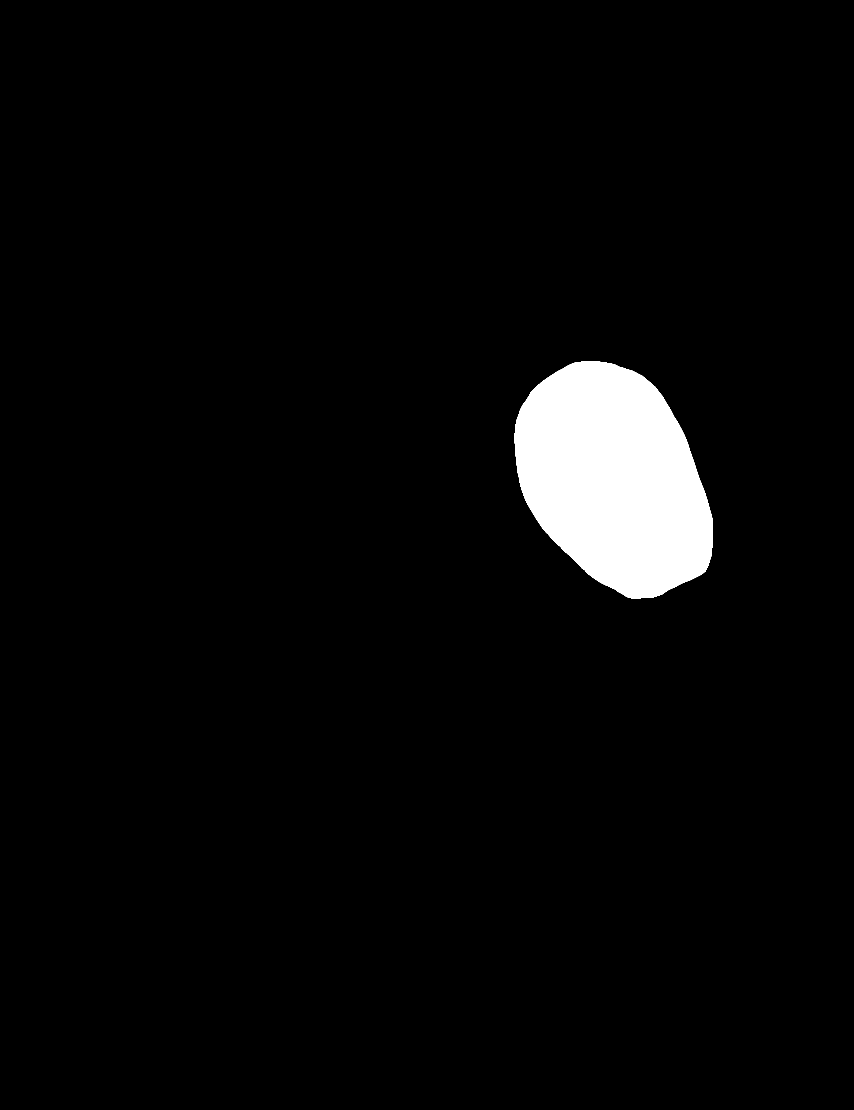
#> input picture demonestration/dataset/ground_truth/20587902_8dbbd4e51f549ff0_MG_R_CC_ANON.tif, 2560 x 3328 px, found by its file name (shown at 1/3 size)
$ jupyter execute --allow-errors 'Simple Linear Iterative Clustering (SLIC).ipynb'   (shell and % lines are left out)   (older library calls are emulated)
#> lines starting #> are read from the running program, lines starting #| are printed output that depends on the picture; after the words box and inside, x2 and y2 are one past the last pixel; in counts of white or black regions, pixels touching at a corner belong together
### helpers/segmentation.py
import sys
sys.path.append('..\\helpers')

import cv2
import os
import numpy as np
import math

from morphological_sifter import MorphologicalSifter

from functools import reduce
from pywt import dwt2
from tqdm import tqdm, tqdm_notebook

# From helpers directory
import display

from sklearn.cluster import KMeans
import warnings

class Segmentation:
    def __init__(self):
        warnings.filterwarnings("ignore", category=FutureWarning)
        self.mms = MorphologicalSifter()


    # [108 lines left out: functions slico, mean_shift_filter, eliminate_thin_lines, eliminate, not called in this run]

    def kmeans(self, input_img):
        try:
            # convert to float & reshape to a [1 x W*H] Mat
            # (so every pixel is on a row of its own)
            data = input_img.astype(np.float32)
            data = data.reshape(1, -1)

            # do kmeans
            # Tyry higher k > 2 - K=2 is binarization
            _, labels, centers = cv2.kmeans(
                data, 2, None,
                criteria=(cv2.TERM_CRITERIA_MAX_ITER + cv2.TERM_CRITERIA_EPS, 10, 1.0),
                attempts=15,
                flags=cv2.KMEANS_PP_CENTERS
            )

            # replace pixel values with their center value:
            p = data[0]
            for i in range(data.shape[1]):
                center_id = labels[i]
                p[i] = centers[center_id]

            # back to 2D, and uchar:
            img = data.reshape(input_img.shape)
            img = np.clip(img, 0, 65535).astype(np.uint16)

            # Normalize the filtered image to improve contrast


            # Perform adaptive thresholding on the normalized image
    #         img = cv2.adaptiveThreshold(normalized_image, 255, cv2.ADAPTIVE_THRESH_MEAN_C, cv2.THRESH_BINARY_INV, 9, 2)
    #         _, img = cv2.threshold(normalized_image, 0, 255, cv2.THRESH_BINARY + cv2.THRESH_OTSU)
            return img

        except Exception as e:
            print(str(e))


    # [41 lines left out: function pipeline, not called in this run]

### helpers/morphological_sifter.py
import sys
sys.path.append('..\\helpers')

import cv2
import os
import numpy as np
import math

from functools import reduce
from pywt import dwt2
from tqdm import tqdm, tqdm_notebook

# From helpers directory
import display


class MorphologicalSifter:
    def __init__(self):
        pass

    # Generate Morphological Kernels for Sifting
    # [69 lines left out: functions generate_rotated_kernel, multi_scale_morphological_sifters, not called in this run]

### helpers/feature_extractor.py
import numpy as np
import cv2
from skimage.feature import graycomatrix, graycoprops
from skimage.measure import moments, moments_hu
from skimage import feature

class FeatureExtractor:
    def __init__(self):
        pass

    # [147 lines left out: functions extract_texture_features, extract_shape_features, extract_intensity_features, uniform_lbp, lbp_features, not called in this run]


### notebooks/Simple Linear Iterative Clustering (SLIC).ipynb
[cell 1]
import sys
sys.path.append('..\\helpers')

import numpy as np
import skimage.segmentation as seg
import skimage.color as color
import skimage.io as io
import cv2
import os
import math
from morphological_sifter import MorphologicalSifter
from display import plot_figures, read_img, convert_16_to_8_bit
from feature_extractor import FeatureExtractor
from segmentation import Segmentation

from skimage.segmentation import slic, felzenszwalb
from skimage.segmentation import mark_boundaries
from skimage.util import img_as_float
from skimage import io
import matplotlib.pyplot as plt
from loguru import logger
from tqdm import tqdm

mms = MorphologicalSifter()
fe = FeatureExtractor()
seg = Segmentation()

# To allow auto reload to this notebook after modifying any external file imported

[cell 2]
# # _, binary_img = cv2.threshold(normalized_image, thresh=15000, maxval=65535, type=cv2.THRESH_BINARY)
# _, binary_img = cv2.threshold(normalized_image, 10000, maxval=65535, type=cv2.THRESH_BINARY)

# # Define the structuring element for erosion and dilation
# # kernel = np.ones((7, 7), np.uint16)
# kernel = cv2.getStructuringElement(cv2.MORPH_RECT, (7, 7))


# # Perform erosion and dilation
# eroded_img = cv2.erode(binary_img, kernel, iterations=1)
# dilated_img = cv2.dilate(eroded_img, kernel, iterations=1)

# img = {
#     "binary": binary_img,
#     "eroded_img": eroded_img,
#     "dilated_img": dilated_img
# }

# plot_figures(img, 1,3)

[cell 3]
# [39 lines of commented-out code are left out]

[cell 4]
fig, ax = plt.subplots(ncols=2, nrows=1, figsize=(16, 6))

#> (the rest of this cell did not finish here and is left out)

[cell 5]
fig, ax = plt.subplots(ncols=1, nrows=1, figsize=(16, 6))

#> (the rest of this cell did not finish here and is left out)

### Feature Extraction

#> (a cell that did not finish here is left out)

#> (a cell that did not finish here is left out)

#> (a cell that did not finish here is left out)

#> (a cell that did not finish here is left out)

#> (a cell that did not finish here is left out)

[cell 11]
import cv2

# Load image
img = cv2.imread("..\\..\\project\\dataset\\output\\mms\\20587612_f4b2d377f43ba0bd_MG_R_CC_ANON_1.tif")
#> (the rest of this cell did not finish here and is left out)

[cell 12]
import cv2
import numpy as np
from sklearn.cluster import KMeans
import warnings

warnings.filterwarnings("ignore", category=FutureWarning)

img = cv2.imread("..\\..\\project\\dataset\\output\\mms\\20587902_8dbbd4e51f549ff0_MG_R_CC_ANON_2.tif")
gt = cv2.imread("..\\..\\project\\dataset\\processed\\groundtruth\\20587902_8dbbd4e51f549ff0_MG_R_CC_ANON.tif")
#> gt is the input picture: shape (3328, 2560, 3); 3.6% white; 1 white region, box (x1, y1, x2, y2) and area: (1544, 1085, 2139, 1795) 307607

# Apply Superpixel SLIC algorithm
#> (the rest of this cell did not finish here and is left out)

[cell 13]
img = cv2.imread("..\\..\\project\\dataset\\output\\mms\\20587902_8dbbd4e51f549ff0_MG_R_CC_ANON_2.tif")
gt = cv2.imread("..\\..\\project\\dataset\\processed\\groundtruth\\20587902_8dbbd4e51f549ff0_MG_R_CC_ANON.tif")

binary_image = seg.kmeans(img)
#> binary_image = None
cv2.imshow("img", img)
cv2.imshow("Binarized image", binary_image)
cv2.imshow("gt", gt)
cv2.waitKey(0)

Exporting SLICO + KMeans segmentation

[cell 14]
kmeans_output_dir = r"..\\dataset\\output\\kmeans"
mms_output_dir = r"..\\dataset\\output\\mms"

if not os.path.isdir(kmeans_output_dir):
    os.makedirs(kmeans_output_dir)
    logger.info(f"New directory created '{kmeans_output_dir}'")

[cell 15]
for idx, file_name in tqdm(enumerate(os.listdir(mms_output_dir))):
    input_image = cv2.imread(os.path.join(mms_output_dir, file_name))
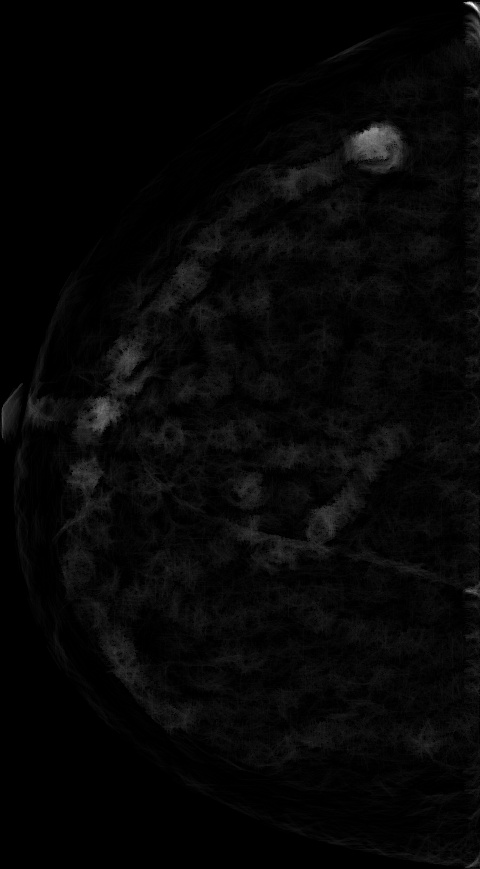
#> input picture report/report_images/mms/sifted_image_2.jpg, 480 x 869 px, found by its file name
#> input_image is the input picture: shape (869, 480, 3); min 0, max 254, mean 6.6

    binary_image = seg.kmeans(input_image)
#> in kmeans (call 2), `_, labels, centers = cv2.kmeans( data, 2, None, criteria=(cv2.TERM_CRI..`: centers = [4.11, 28.22]
#> in kmeans (call 2), `img = data.reshape(input_img.shape)`:
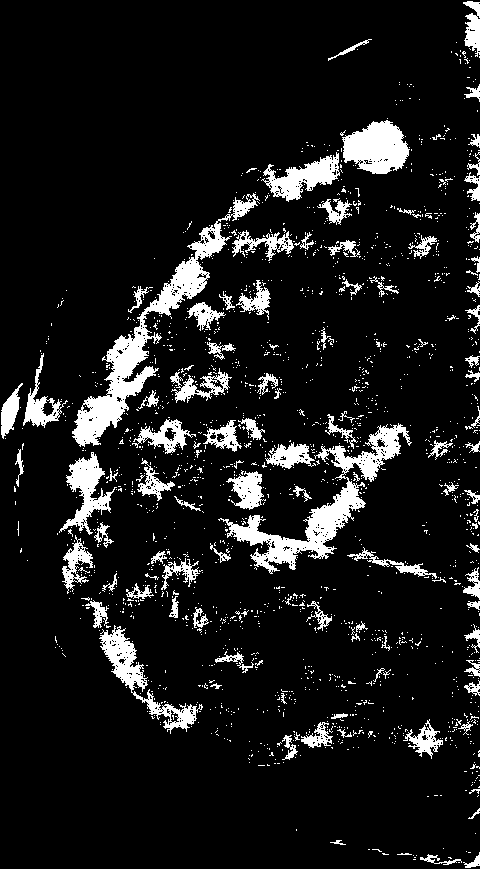
#> img: shape (869, 480, 3) float32; values 4.11 (black) and 28.22 (white), 10.2% white; 1788 white regions (1679 under 20 px), largest, box (x1, y1, x2, y2) and area: (72, 193, 260, 447) 6426, (218, 423, 412, 574) 5492, (342, 120, 410, 174) 2503

    file_dir = os.path.join(kmeans_output_dir, file_name)

    cv2.imwrite(file_dir, binary_image)
#> pass 2 of the loop `for idx, file_name in tqdm(enumerate(os.listdir(mms_output_dir))):`:
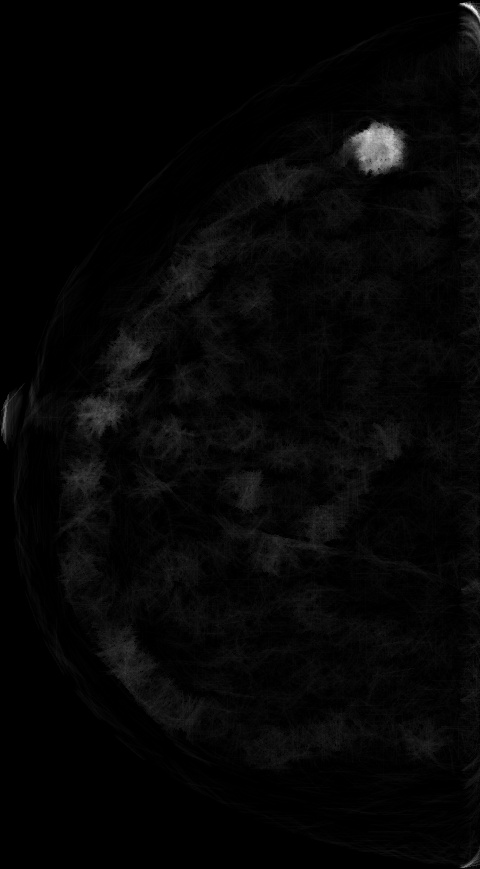
#> input picture report/report_images/mms/sifted_image_3.jpg, 480 x 869 px, found by its file name
#> input_image is the input picture: shape (869, 480, 3); min 0, max 255, mean 5.9
#> centers = [5.27, 129.6]
#> in kmeans (call 3), `img = data.reshape(input_img.shape)`:
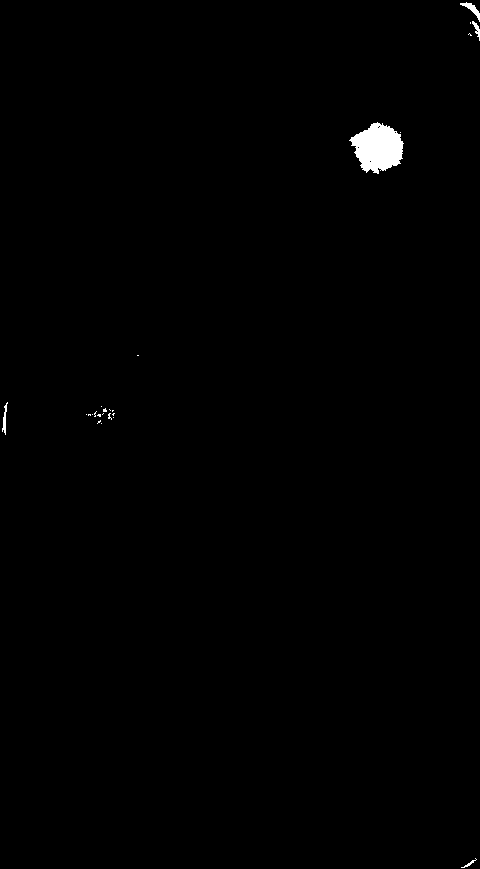
#> img: shape (869, 480, 3) float32; values 5.27 (black) and 129.6 (white), 0.54% white; 24 white regions (19 under 20 px), largest, box (x1, y1, x2, y2) and area: (349, 122, 404, 174) 1873, (460, 2, 480, 22) 119, (2, 402, 8, 435) 81, (472, 21, 480, 41) 62, (461, 858, 477, 868) 34
#> pass 3 of the loop `for idx, file_name in tqdm(enumerate(os.listdir(mms_output_dir))):`:
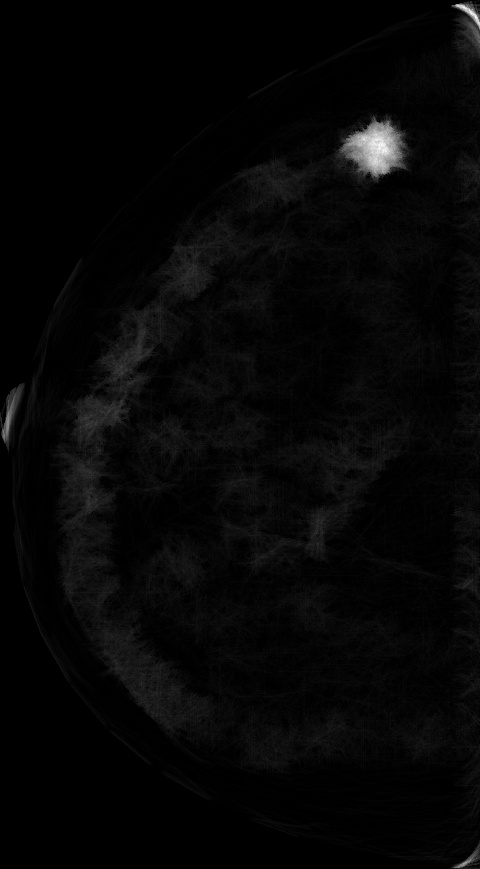
#> input picture report/report_images/mms/sifted_image_4.jpg, 480 x 869 px, found by its file name
#> input_image is the input picture: shape (869, 480, 3); min 0, max 255, mean 6.3
#> centers = [5.34, 149.8]
#> in kmeans (call 4), `img = data.reshape(input_img.shape)`:
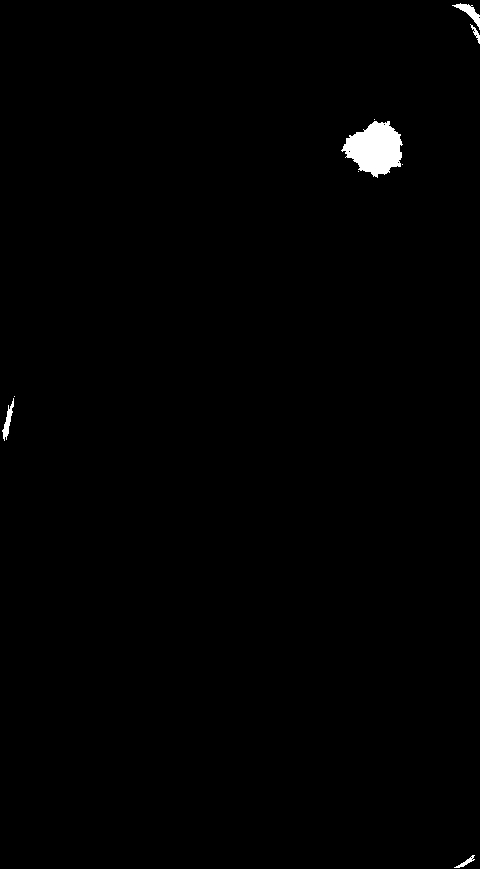
#> img: shape (869, 480, 3) float32; values 5.34 (black) and 149.8 (white), 0.67% white; 9 white regions (4 under 20 px), largest, box (x1, y1, x2, y2) and area: (341, 121, 403, 178) 2246, (452, 3, 480, 30) 229, (2, 398, 14, 441) 184, (454, 855, 475, 868) 77, (470, 24, 480, 44) 62
